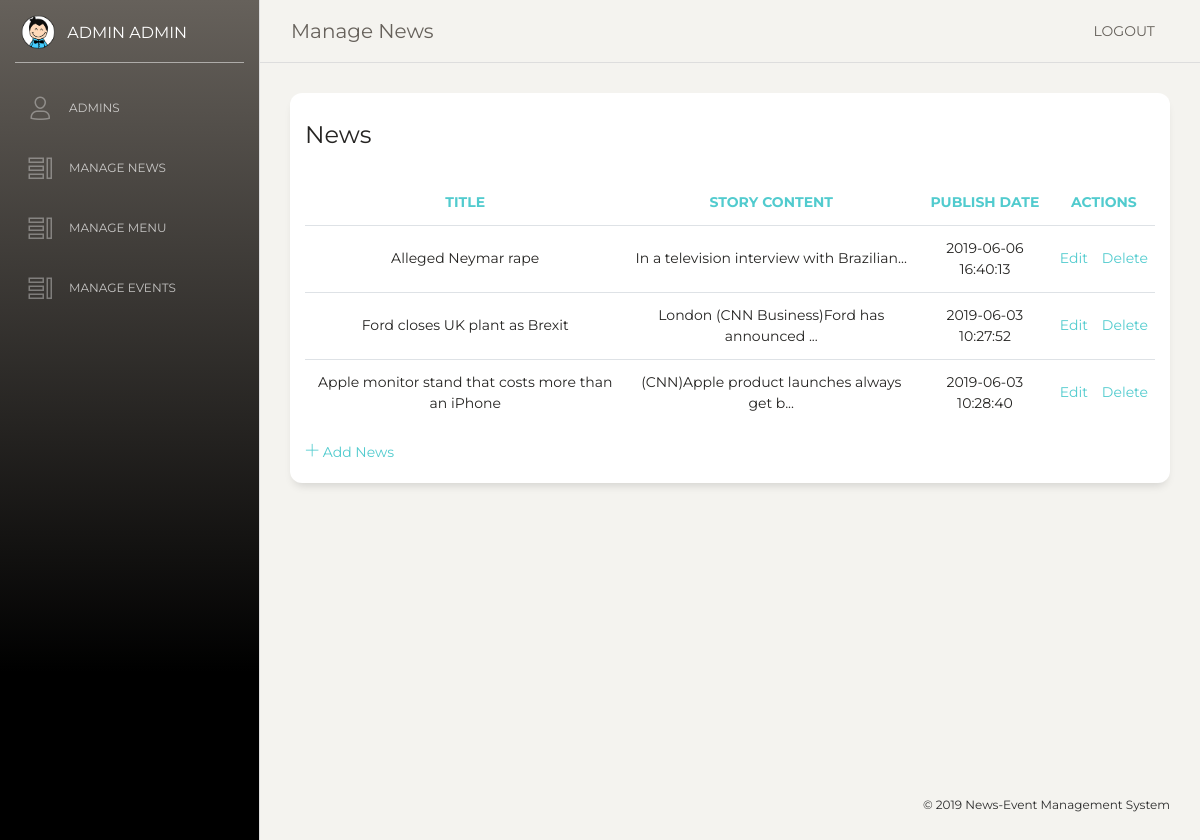
Page /admin/News/manageNews.php (signed in) on the committed database.
### tables this page shows
CREATE TABLE `news` (
  `id` int(11) NOT NULL AUTO_INCREMENT,
  `title` varchar(100) NOT NULL,
  `publish_date` datetime NOT NULL DEFAULT CURRENT_TIMESTAMP,
  `story_content` text NOT NULL,
  PRIMARY KEY (`id`)
);

### includes/news.php (called while the page is built, shortened)
<?php
require_once 'database.php';
class News {
  protected static $tablename = 'news';
	public static function findAll() {
		$sql = "SELECT * FROM ". self::$tablename;
		return self::findBySql($sql);
	}
 	public static function findBySql($sql='') {
		global $database;
		$result = $database->query($sql);
		$objectArray = array();
		while ($row = $database->fetchArray($result)) {
			$objectArray[] = self::instantiate($row);
		}
		return $objectArray;
	}
	private static function instantiate($record) {
		$object = new self;
		foreach ($record as $attribute => $value) {
			if ($object->hasAttribute($attribute)) {
				$object->$attribute = $value;
			}
		}
		return $object;
	}
	private function hasAttribute($attribute) {
		$objectVars = get_object_vars($this);
		return array_key_exists($attribute, $objectVars);
	}
}
?>

### includes/database.php (called while the page is built, shortened)
<?php
class MySQLDatabase {
	private $connection;
	public function openConnection() {
		$this->connection = mysqli_connect(DB_SERVER, DB_USER, DB_PASSWORD, DB_NAME);
	}
	public function query($sql) {
		$result = mysqli_query($this->connection, $sql);
		return $result;
	}
	public function fetchArray($result) {
		return mysqli_fetch_array($result);
	}
}
$database = new MySQLDatabase();
?>

### public/admin/News/manageNews.php (the view, shortened to what this page needs)
<?php
  require_once '../../../includes/database.php';
  require_once '../../../includes/news.php';
  require_once './layouts/header.php';
  $result = News::findAll();
?>
<div class="main-panel">
  <?php require_once './layouts/navbar.php';?>
  <div class="content">
    <div class="row">
      <div class="col-md-12">
        <div class="card">
          <div class="card-header">
            <h4 class="card-title">News</h4>
          </div>
          <div class="card-body">
            <div class="table-responsive">
              <table class="table" style="text-align: center">
                <thead class=" text-primary">
                  <th>Title</th>
                  <th>Story Content</th>
                  <th>Publish Date</th>
                  <th colspan="2">Actions</th>
                </thead>
                <tbody>
                  <?php
                    foreach ($result as $news) {
                      echo "<tr>";
                      echo "<td>". $news->title ."</td>";
                      echo "<td>". substr($news->story_content, 0, 40) ."... </td>";
                      echo "<td>". $news->publish_date ."</td>";
                      echo '<td><a href ="editNews.php?subject='. urlencode("Edit News").'&id='. $news->id .'">Edit</a></td>';
                      echo '<td><a href ="deleteNews.php?subject='. urlencode("Delete News").'&id='. $news->id .'">Delete</a></td>';
                      echo "</tr>";
                    }
                  ?>
                </tbody>
              </table>
              <?php
                echo '<a href="addNews.php">
                  <i class="nc-icon nc-simple-add"></i> Add News
                  </a>';
              ?>
            </div>
          </div>
        </div>
      </div>
    </div>
  </div>
<?php require_once './layouts/footer.php'; ?>

### rows in the picture
news: title "Alleged Neymar rape", story_content "In a television interview with Brazilian", publish_date "2019-06-06 16:40:13"
news: title "Ford closes UK plant as Brexit", story_content "London (CNN Business)Ford has announced", publish_date "2019-06-03 10:27:52"
news: title "Apple monitor stand that costs more than an iPhone", story_content "(CNN)Apple product launches always get b", publish_date "2019-06-03 10:28:40"

### other values in the picture
$_SESSION['user'] "ADMIN ADMIN"
